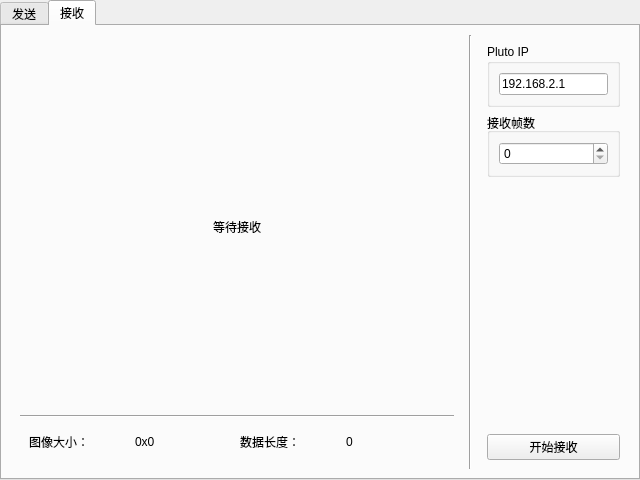
<?xml version="1.0" encoding="UTF-8"?>
<ui version="4.0">
 <class>MainWindow</class>
 <widget class="QMainWindow" name="MainWindow">
  <property name="geometry">
   <rect>
    <x>0</x>
    <y>0</y>
    <width>640</width>
    <height>480</height>
   </rect>
  </property>
  <property name="sizePolicy">
   <sizepolicy hsizetype="Fixed" vsizetype="Fixed">
    <horstretch>0</horstretch>
    <verstretch>0</verstretch>
   </sizepolicy>
  </property>
  <property name="minimumSize">
   <size>
    <width>640</width>
    <height>480</height>
   </size>
  </property>
  <property name="maximumSize">
   <size>
    <width>640</width>
    <height>480</height>
   </size>
  </property>
  <property name="windowTitle">
   <string>MainWindow</string>
  </property>
  <widget class="QWidget" name="centralwidget">
   <layout class="QGridLayout" name="gridLayout">
    <property name="leftMargin">
     <number>0</number>
    </property>
    <property name="topMargin">
     <number>0</number>
    </property>
    <property name="rightMargin">
     <number>0</number>
    </property>
    <property name="bottomMargin">
     <number>0</number>
    </property>
    <item row="0" column="0">
     <widget class="QTabWidget" name="tabWidget">
      <property name="currentIndex">
       <number>1</number>
      </property>
      <widget class="QWidget" name="TabTx">
       <attribute name="title">
        <string>发送</string>
       </attribute>
       <layout class="QHBoxLayout" name="horizontalLayout_4" stretch="3,0,1">
        <item>
         <widget class="QFrame" name="frame">
          <layout class="QVBoxLayout" name="verticalLayout_2">
           <item>
            <widget class="QLabel" name="LabelSendImage">
             <property name="text">
              <string>选择图像</string>
             </property>
             <property name="alignment">
              <set>Qt::AlignCenter</set>
             </property>
            </widget>
           </item>
           <item>
            <widget class="Line" name="line">
             <property name="orientation">
              <enum>Qt::Horizontal</enum>
             </property>
            </widget>
           </item>
           <item>
            <widget class="QFrame" name="horizontalFrame">
             <property name="sizePolicy">
              <sizepolicy hsizetype="Preferred" vsizetype="Maximum">
               <horstretch>0</horstretch>
               <verstretch>0</verstretch>
              </sizepolicy>
             </property>
             <layout class="QHBoxLayout" name="horizontalLayout_3">
              <item>
               <widget class="QLabel" name="label_2">
                <property name="sizePolicy">
                 <sizepolicy hsizetype="Preferred" vsizetype="Maximum">
                  <horstretch>0</horstretch>
                  <verstretch>0</verstretch>
                 </sizepolicy>
                </property>
                <property name="text">
                 <string>图像大小：</string>
                </property>
               </widget>
              </item>
              <item>
               <widget class="QLabel" name="LabelSendPicSize">
                <property name="text">
                 <string>0x0</string>
                </property>
               </widget>
              </item>
              <item>
               <widget class="QLabel" name="label_3">
                <property name="text">
                 <string>数据长度：</string>
                </property>
               </widget>
              </item>
              <item>
               <widget class="QLabel" name="LabelSendDataLength">
                <property name="text">
                 <string>0</string>
                </property>
               </widget>
              </item>
             </layout>
            </widget>
           </item>
          </layout>
         </widget>
        </item>
        <item>
         <widget class="Line" name="line_4">
          <property name="orientation">
           <enum>Qt::Vertical</enum>
          </property>
         </widget>
        </item>
        <item>
         <widget class="QFrame" name="frame">
          <layout class="QVBoxLayout" name="verticalLayout">
           <item>
            <widget class="QGroupBox" name="groupBox">
             <property name="title">
              <string>Pluto IP</string>
             </property>
             <layout class="QHBoxLayout" name="horizontalLayout_2">
              <item>
               <widget class="QLineEdit" name="LESendPlutoIP">
                <property name="text">
                 <string>192.168.2.1</string>
                </property>
                <property name="placeholderText">
                 <string>Pluto IP</string>
                </property>
               </widget>
              </item>
             </layout>
            </widget>
           </item>
           <item>
            <widget class="QGroupBox" name="horizontalGroupBox">
             <property name="title">
              <string>图片</string>
             </property>
             <layout class="QVBoxLayout" name="verticalLayout_5">
              <property name="leftMargin">
               <number>9</number>
              </property>
              <property name="topMargin">
               <number>9</number>
              </property>
              <property name="rightMargin">
               <number>9</number>
              </property>
              <property name="bottomMargin">
               <number>9</number>
              </property>
              <item>
               <widget class="QLineEdit" name="LESendPicPath">
                <property name="readOnly">
                 <bool>true</bool>
                </property>
               </widget>
              </item>
              <item>
               <widget class="QPushButton" name="ButtonSendPicSelect">
                <property name="text">
                 <string>浏览</string>
                </property>
               </widget>
              </item>
             </layout>
            </widget>
           </item>
           <item>
            <spacer name="verticalSpacer">
             <property name="orientation">
              <enum>Qt::Vertical</enum>
             </property>
             <property name="sizeHint" stdset="0">
              <size>
               <width>20</width>
               <height>40</height>
              </size>
             </property>
            </spacer>
           </item>
           <item>
            <widget class="QPushButton" name="ButtonSendStart">
             <property name="text">
              <string>开始发送</string>
             </property>
            </widget>
           </item>
          </layout>
         </widget>
        </item>
       </layout>
      </widget>
      <widget class="QWidget" name="TabRx">
       <attribute name="title">
        <string>接收</string>
       </attribute>
       <layout class="QHBoxLayout" name="horizontalLayout_8" stretch="3,0,1">
        <item>
         <widget class="QFrame" name="frame">
          <layout class="QVBoxLayout" name="verticalLayout_4">
           <item>
            <widget class="QLabel" name="LabelReceiveImage">
             <property name="text">
              <string>等待接收</string>
             </property>
             <property name="alignment">
              <set>Qt::AlignCenter</set>
             </property>
            </widget>
           </item>
           <item>
            <widget class="Line" name="line_2">
             <property name="orientation">
              <enum>Qt::Horizontal</enum>
             </property>
            </widget>
           </item>
           <item>
            <widget class="QFrame" name="horizontalFrame_2">
             <property name="sizePolicy">
              <sizepolicy hsizetype="Preferred" vsizetype="Maximum">
               <horstretch>0</horstretch>
               <verstretch>0</verstretch>
              </sizepolicy>
             </property>
             <layout class="QHBoxLayout" name="horizontalLayout_7">
              <item>
               <widget class="QLabel" name="label_7">
                <property name="sizePolicy">
                 <sizepolicy hsizetype="Preferred" vsizetype="Maximum">
                  <horstretch>0</horstretch>
                  <verstretch>0</verstretch>
                 </sizepolicy>
                </property>
                <property name="text">
                 <string>图像大小：</string>
                </property>
               </widget>
              </item>
              <item>
               <widget class="QLabel" name="LabelReceivePicSize">
                <property name="text">
                 <string>0x0</string>
                </property>
               </widget>
              </item>
              <item>
               <widget class="QLabel" name="label_9">
                <property name="text">
                 <string>数据长度：</string>
                </property>
               </widget>
              </item>
              <item>
               <widget class="QLabel" name="LabelReceiveDataLength">
                <property name="text">
                 <string>0</string>
                </property>
               </widget>
              </item>
             </layout>
            </widget>
           </item>
          </layout>
         </widget>
        </item>
        <item>
         <widget class="Line" name="line_3">
          <property name="orientation">
           <enum>Qt::Vertical</enum>
          </property>
         </widget>
        </item>
        <item>
         <widget class="QFrame" name="frame">
          <layout class="QVBoxLayout" name="verticalLayout_3">
           <item>
            <widget class="QGroupBox" name="groupBox_2">
             <property name="title">
              <string>Pluto IP</string>
             </property>
             <layout class="QVBoxLayout" name="verticalLayout_6">
              <item>
               <widget class="QLineEdit" name="LEReceivePlutoIp">
                <property name="text">
                 <string>192.168.2.1</string>
                </property>
                <property name="placeholderText">
                 <string>Pluto IP</string>
                </property>
               </widget>
              </item>
             </layout>
            </widget>
           </item>
           <item>
            <widget class="QGroupBox" name="groupBox_3">
             <property name="title">
              <string>接收帧数</string>
             </property>
             <layout class="QVBoxLayout" name="verticalLayout_7">
              <item>
               <widget class="QSpinBox" name="SpinReceiveFrameCount">
                <property name="maximum">
                 <number>99999</number>
                </property>
               </widget>
              </item>
             </layout>
            </widget>
           </item>
           <item>
            <spacer name="verticalSpacer_2">
             <property name="orientation">
              <enum>Qt::Vertical</enum>
             </property>
             <property name="sizeHint" stdset="0">
              <size>
               <width>20</width>
               <height>40</height>
              </size>
             </property>
            </spacer>
           </item>
           <item>
            <widget class="QPushButton" name="ButtonReceiveStart">
             <property name="text">
              <string>开始接收</string>
             </property>
            </widget>
           </item>
          </layout>
         </widget>
        </item>
       </layout>
      </widget>
     </widget>
    </item>
   </layout>
  </widget>
 </widget>
 <resources/>
 <connections/>
</ui>
